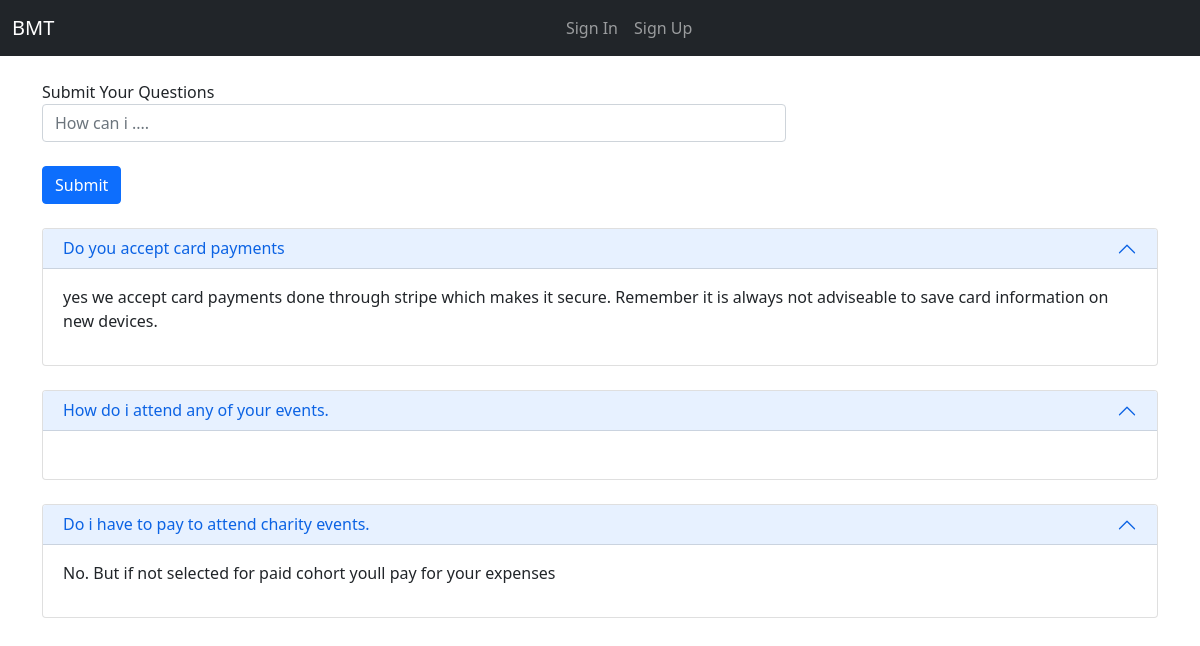
The page /Q_A/ on the database its author committed.
### Users/models.py (models this page shows, shortened)
class Quizes(models.Model):
    user = models.ForeignKey(MyUser, on_delete=models.CASCADE)
    quiz=models.TextField(max_length=100)
    answer=models.TextField(max_length=200)
    date=models.DateTimeField(auto_now=True)
    answered_on=models.DateTimeField(auto_now=True)
    status=models.CharField(max_length=10,default='pending')

### Users/views.py (the view, shortened to what this page needs)
# urls.py: path('Q_A/', QandA.as_view(), name='quizes'),
class QandA(TemplateView):
    template_name = 'Users/QandA.html'
    def get_context_data(self, *args, **kwargs):
        context = super(QandA, self).get_context_data(**kwargs)
        context['quizes'] = Quizes.objects.all()
        return context

### Users/templates/Users/QandA.html (shortened to what this page needs)
{% extends 'Users/base.html' %}
{% load crispy_forms_tags %}
{% block content %}
<div class="container">
    <br>
    <div>
        <div class="form-group">
            <form method="POST">
              <div class="col-md-8">
                  <div class="form-group">
                    <label for="quiz">Submit Your Questions</label>
                    <input class="form-control" id="quiz" name="quiz" maxlength="200"  placeholder="How can i ....">{{ data2.problem }}</input>
                  </div>
              </div>
                <br>
            <button class="btn btn-primary">Submit</button>
            </form>
        </div>
    </div>
    <br>
    {% for quiz in quizes %}
    <div class="accordion" id="transactionsAccordion2" data-display-toggle="False" data-bs-parent="#transactionsAccordion2">
        <div class="accordion-item">
            <h6 class="accordion-header" id="headingTwo">
                <button style="height:40px;" class="accordion-button" type="button" data-bs-toggle="collapse" data-bs-target="#collapseTwo" aria-expanded="true" aria-controls="collapseTwo">
                     <p style= "padding-top:15px;">{{ quiz.quiz }}</p>
                </button>
            </h6>
        <div id="collapseTwo" class="accordion-collapse collapse show" aria-labelledby="headingTwo" data-bs-parent="#transactionsAccordion2">
            <div class="accordion-body">
    <p>{{ quiz.answer }}</p>
            </div>
        </div>
            </div>
        </div>
    <br>
        {% endfor %}
</div>
{% endblock %}

### Users/static/Users/styles.css (style rules this page uses)
body { margin-top: 0px !important; }

### Users/static/Users/docs.css (style rules this page uses)
@media (min-width: 768px) { :root { scroll-padding-top:4rem } }

### rows shown on the page
Quizes: quiz "Do you accept card payments", answer "yes we accept card payments done through stripe which makes it secure. Remember it is always not adviseable to save card information on new devices."
Quizes: quiz "How do i attend any of your events."
Quizes: quiz "Do i have to pay to attend charity events.", answer "No. But if not selected for paid cohort youll pay for your expenses"
